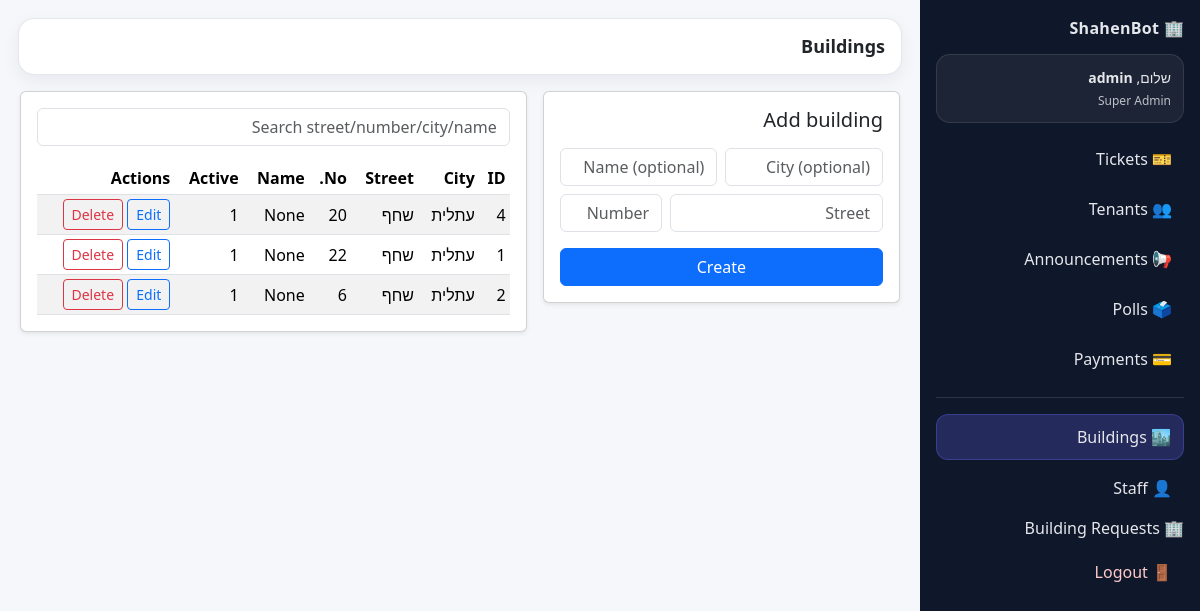
/admin/buildings (signed in), run on the app's committed database.
### tables this page shows
CREATE TABLE staff_users (
            id INTEGER PRIMARY KEY AUTOINCREMENT,
            username TEXT NOT NULL UNIQUE,
            password_hash TEXT NOT NULL,
            role TEXT NOT NULL,          -- 'super_admin' | 'building_admin'
            building_id INTEGER,         -- NULL for super_admin
            created_at TEXT, email TEXT, telegram_user_id TEXT,
            FOREIGN KEY(building_id) REFERENCES buildings(id)
        );

CREATE TABLE buildings (
        id INTEGER PRIMARY KEY AUTOINCREMENT,
        city TEXT,
        street TEXT NOT NULL,
        number TEXT NOT NULL,
        name TEXT,
        is_active INTEGER DEFAULT 1,
        created_at TEXT
    , building_code TEXT, admin_email TEXT, admin_invite_code TEXT, admin_email_verified INTEGER);

### app.py (the view)
@app.get("/admin/buildings")
def admin_buildings():
    u = require_super_admin()
    if not isinstance(u, dict):
        return u
    q = request.args.get("q") or ""
    buildings = list_buildings_db(search=q if q else None)
    return render_template("buildings.html", buildings=buildings, q=q, current_user=u)

### app.py (called while the page is built, shortened)
def current_user():
    staff_user_id = session.get("staff_user_id")
    if staff_user_id:
        u = get_staff_user_by_id_db(staff_user_id)
        if u:
            return dict(u)

def require_login():
    u = current_user()
    if not u:
        return redirect(url_for("login"))
    return u

def require_super_admin():
    u = require_login()
    if not isinstance(u, dict):
        return u
    if u["role"] != "super_admin":
        abort(403)
    return u

@app.context_processor
def inject_current_user():
    tenant_user = None
    tenant_id = session.get("tenant_id")
    if tenant_id:
        tenant_user = get_tenant_by_id_db(int(tenant_id))
    return dict(current_tenant=tenant_user)

### shahenbot_db.py (called while the page is built)
def get_connection():
    conn = sqlite3.connect(DB_PATH)
    conn.row_factory = sqlite3.Row
    return conn

def list_buildings_db(limit: int = 500, search: str | None = None) -> list[dict]:
    conn = get_connection()
    cur = conn.cursor()
    q = """
      SELECT id, city, street, number, name, is_active, created_at
      FROM buildings
      WHERE 1=1
    """
    params = []
    if search:
        like = f"%{search}%"
        q += " AND (street LIKE ? OR number LIKE ? OR COALESCE(city,'') LIKE ? OR COALESCE(name,'') LIKE ?)"
        params += [like, like, like, like]
    q += " ORDER BY street, number LIMIT ?"
    params.append(limit)
    cur.execute(q, params)
    rows = cur.fetchall()
    conn.close()
    return [
        {"id": r[0], "city": r[1], "street": r[2], "number": r[3], "name": r[4], "is_active": r[5], "created_at": r[6]}
        for r in rows
    ]

def get_staff_user_by_id_db(staff_user_id: int) -> dict | None:
    conn = get_connection()
    cur = conn.cursor()
    cur.execute(
        """
        SELECT id, username, role, building_id, created_at
        FROM staff_users
        WHERE id=?
        """,
        (staff_user_id,),
    )
    r = cur.fetchone()
    conn.close()
    if not r:
        return None
    return {
        "id": r[0],
        "username": r[1],
        "role": r[2],
        "building_id": r[3],
        "created_at": r[4],
    }

### templates/buildings.html (shortened to what this page needs)
{% extends "admin_base.html" %}
{% block page_title %}Buildings{% endblock %}
{% block content %}
  <div class="row g-3">
    <div class="col-lg-5">
      <div class="card shadow-sm">
        <div class="card-body">
          <h5 class="mb-3">Add building</h5>
          <form method="post" action="{{ url_for('admin_buildings_create') }}">
            <div class="row g-2">
              <div class="col-6">
                <input class="form-control" name="city" placeholder="City (optional)">
              </div>
              <div class="col-6">
                <input class="form-control" name="name" placeholder="Name (optional)">
              </div>
              <div class="col-8">
                <input class="form-control" name="street" placeholder="Street" required>
              </div>
              <div class="col-4">
                <input class="form-control" name="number" placeholder="Number" required>
              </div>
            </div>
            <button class="btn btn-primary w-100 mt-3" type="submit">Create</button>
          </form>
        </div>
      </div>
    </div>
    <div class="col-lg-7">
      <div class="card shadow-sm">
        <div class="card-body">
          <form class="mb-3" method="get" action="{{ url_for('admin_buildings') }}">
            <input class="form-control" name="q" value="{{ q }}" placeholder="Search street/number/city/name">
          </form>
          <div class="table-responsive">
            <table class="table table-sm table-striped align-middle mb-0">
              <thead>
                <tr>
                  <th>ID</th>
                  <th>City</th>
                  <th>Street</th>
                  <th>No.</th>
                  <th>Name</th>
                  <th>Active</th>
                  <th>Actions</th>
                </tr>
              </thead>
              <tbody>
              {% for b in buildings %}
                <tr>
                  <td>{{ b.id }}</td>
                  <td>{{ b.city }}</td>
                  <td>{{ b.street }}</td>
                  <td>{{ b.number }}</td>
                  <td>{{ b.name }}</td>
                  <td>{{ b.is_active }}</td>
<td class="text-nowrap">
  <button class="btn btn-sm btn-outline-primary"
          data-bs-toggle="modal"
          data-bs-target="#editBuilding{{ b.id }}">
    Edit
  </button>
  <form method="post" action="{{ url_for('admin_buildings_delete', building_id=b.id) }}"
        style="display:inline;"
        onsubmit="return confirm('Deactivate this building?');">
    <button class="btn btn-sm btn-outline-danger" type="submit">Delete</button>
  </form>
</td>
                </tr>
              {% endfor %}
              </tbody>
            </table>
          </div>
        </div>
      </div>
    </div>
  </div>
{% endblock %}

### templates/admin_base.html (shortened to what this page needs)
<!doctype html>
<html lang="he" dir="rtl">
<head>
  <link href="https://cdn.jsdelivr.net/npm/bootstrap@5.3.3/dist/css/bootstrap.min.css" rel="stylesheet">
</head>
<body>
<div class="sb-layout">
  <aside class="sb-sidebar">
    <div class="sb-brand">🏢 ShahenBot</div>
    <div class="sb-userbox">
      <div class="sb-hello">שלום, <b>{{ current_user.username if current_user else "Admin" }}</b></div>
      {% if current_user and current_user.role == "building_admin" %}
        <div class="sb-sub">בניין #{{ current_user.building_id }}</div>
      {% elif current_user and current_user.role == "super_admin" %}
        <div class="sb-sub">Super Admin</div>
      {% endif %}
    </div>
    <nav class="sb-nav">
      <a class="sb-link {% if request.endpoint=='admin_dashboard' %}active{% endif %}"
         href="{{ url_for('admin_dashboard') }}">🎫 Tickets</a>
      <a class="sb-link {% if request.endpoint=='admin_tenants' %}active{% endif %}"
         href="{{ url_for('admin_tenants') }}">👥 Tenants</a>
      <a class="sb-link {% if request.endpoint=='admin_announcements' %}active{% endif %}"
         href="{{ url_for('admin_announcements') }}">📢 Announcements</a>
      <a class="sb-link {% if request.endpoint in ['admin_polls','admin_poll_results'] %}active{% endif %}"
         href="{{ url_for('admin_polls') }}">🗳️ Polls</a>
      <a class="sb-link {% if request.endpoint.startswith('admin_payments') %}active{% endif %}"
         href="{{ url_for('admin_payments') }}">💳 Payments</a>
      {% if current_user and current_user.role == "super_admin" %}
        <div class="sb-sep"></div>
        <a class="sb-link {% if request.endpoint=='admin_buildings' %}active{% endif %}"
           href="{{ url_for('admin_buildings') }}">🏙️ Buildings</a>
        <a class="sb-link {% if request.endpoint=='admin_staff' %}active{% endif %}"
           href="{{ url_for('admin_staff') }}">👤 Staff</a>
             <a class="nav-link {% if request.endpoint=='admin_building_requests' %}active{% endif %}"
     href="{{ url_for('admin_building_requests') }}">
    🏢 Building Requests
  </a>
      {% endif %}
    </nav>
    <div class="sb-footer">
      <a class="sb-link danger" href="{{ url_for('logout') }}">🚪 Logout</a>
    </div>
  </aside>
  <main class="sb-main">
    <div class="sb-topbar">
      <div class="sb-page-title">{% block page_title %}{% endblock %}</div>
    </div>
    <div class="sb-content">
      {% block content %}{% endblock %}
    </div>
  </main>
</div>
</body>
</html>

### templates/admin_base.html (style rules this page uses)
body { background:#f5f7fb; }
.sb-layout { display:flex; min-height:100vh; }
.sb-sidebar { width:280px; flex:0 0 280px; background:#0f172a; color:#e5e7eb; padding:16px; position:sticky; top:0; height:100vh; }
.sb-brand { font-weight:800; letter-spacing:.3px; margin-bottom:14px; }
.sb-userbox { background:rgba(255,255,255,.06); border:1px solid rgba(255,255,255,.10); border-radius:14px; padding:12px; margin-bottom:14px; }
.sb-hello { font-size:14px; }
.sb-sub { font-size:12px; opacity:.8; margin-top:4px; }
.sb-nav { display:flex; flex-direction:column; gap:6px; margin-top:10px; }
.sb-link { display:block; text-decoration:none; color:#e5e7eb; padding:10px 12px; border-radius:12px; }
.sb-link.active { background:rgba(99,102,241,.25); border:1px solid rgba(99,102,241,.35); }
.sb-sep { height:1px; background:rgba(255,255,255,.12); margin:10px 0; }
.sb-footer { margin-top:auto; padding-top:10px; }
.sb-link.danger { color:#fecaca; }
.sb-main { flex:1; padding:18px; }
.sb-topbar { background:#ffffff; border:1px solid rgba(15,23,42,.10); border-radius:16px; padding:14px 16px; display:flex; align-items:center; justify-content:space-between; box-shadow:0 6px 18px rgba(15,23,42,.06); margin-bottom:14px; }
.sb-page-title { font-size:18px; font-weight:800; }
.sb-content { padding:2px; }

### data on the page
staff_users: username "admin"
buildings: id "4", city "עתלית", street "שחף", number "20", name "None", is_active "1"
buildings: id "1", city "עתלית", street "שחף", number "22", name "None", is_active "1"
buildings: id "2", city "עתלית", street "שחף", number "6", name "None", is_active "1"
